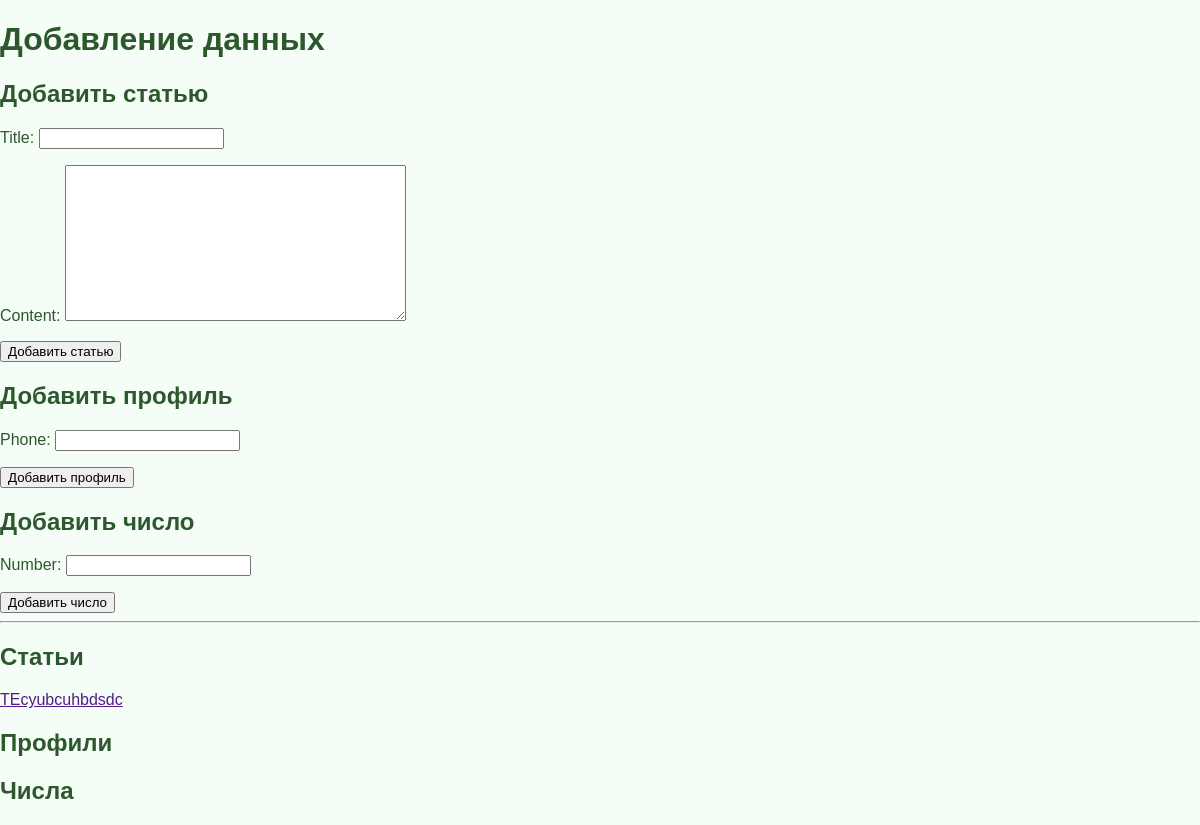
Before: /dz10/ with the older database file.
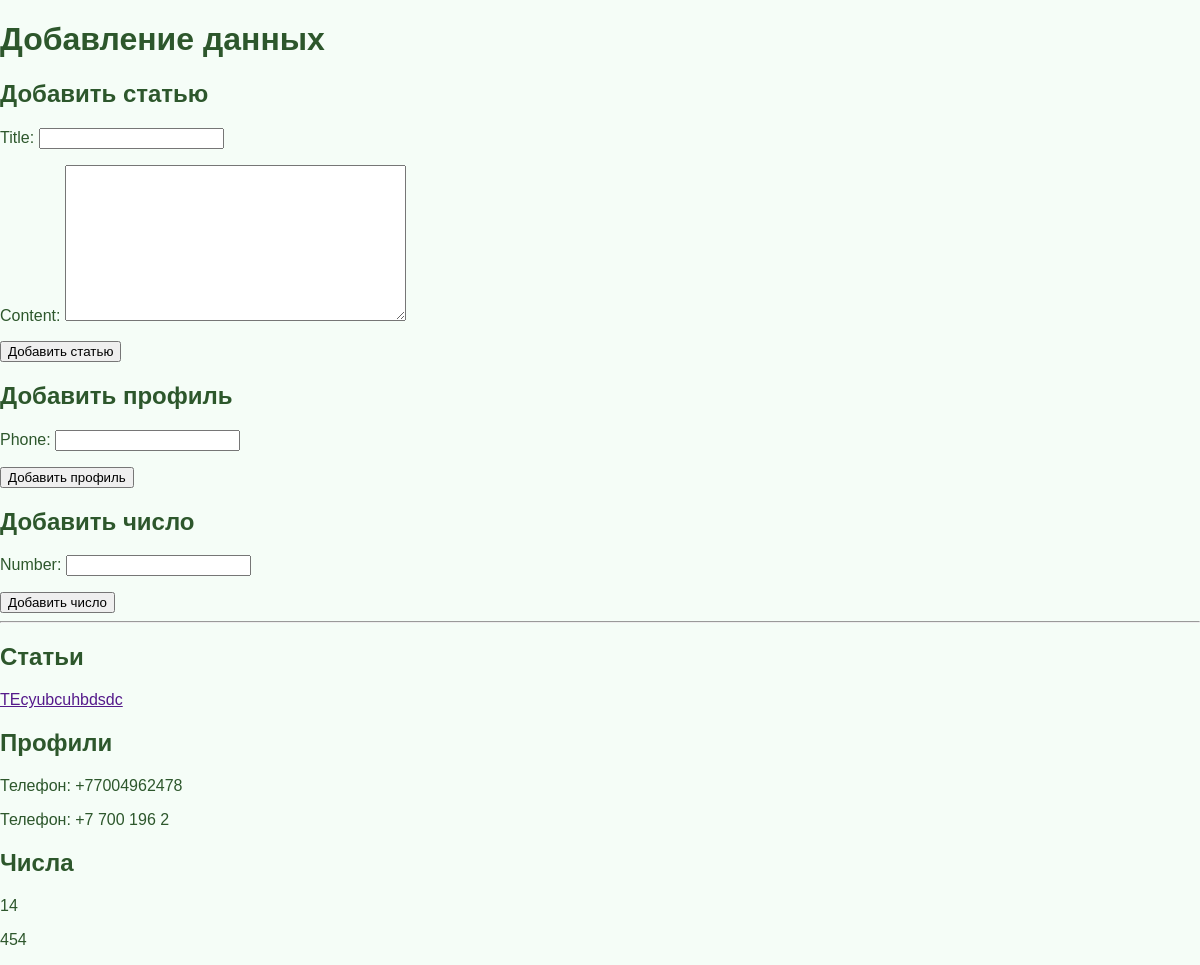
After: the same page with the newer database file.
### homework/models.py (models this page shows, shortened)
class Article(models.Model):
    title = models.CharField(max_length=200, unique=True)
    content = models.TextField()
    slug = models.SlugField(unique=True, blank=True)
    created_at = models.DateTimeField(auto_now_add=True)
    published_at = models.DateTimeField(default=timezone.now)

class Profile(models.Model):
    phone = models.CharField(max_length=12, validators=[validate_phone])

class SomeModel(models.Model):
    number = models.IntegerField(validators=[validate_positive])

### homework/views.py (the view, shortened to what this page needs)
# urls.py: path('dz10/', views.dz10, name='dz10'),
def dz10(request):
    articles = models.Article.objects.all()
    profiles = models.Profile.objects.all()
    numbers = models.SomeModel.objects.all()
    article_form = forms.ArticleForm(request.POST or None)
    profile_form = forms.ProfileForm(request.POST or None)
    number_form = forms.SomeModelForm(request.POST or None)
    return render(request, 'homework/dz10.html', {
        'articles': articles,
        'profiles': profiles,
        'numbers': numbers,
        'article_form': article_form,
        'profile_form': profile_form,
        'number_form': number_form
    })

### homework/forms.py (shortened to what this page needs)
class ArticleForm(forms.ModelForm):
    class Meta:
        model = Article
        fields = ['title', 'content']

class ProfileForm(forms.ModelForm):
    class Meta:
        model = Profile
        fields = ['phone']

### homework/templates/homework/dz10.html (shortened to what this page needs)
<!DOCTYPE html>
<html lang="ru">
<head>
    {% load static %}
    <link rel="stylesheet" href="{% static 'styles.css' %}">
</head>
<body>
    <h1>Добавление данных</h1>
    <h2>Добавить статью</h2>
    <form method="post">
        {{ article_form.as_p }}
        <button type="submit">Добавить статью</button>
    </form>
    <h2>Добавить профиль</h2>
    <form method="post">
        {{ profile_form.as_p }}
        <button type="submit">Добавить профиль</button>
    </form>
    <h2>Добавить число</h2>
    <form method="post">
        {{ number_form.as_p }}
        <button type="submit">Добавить число</button>
    </form>
    <hr>
    <h2>Статьи</h2>
    {% for article in articles %}
    <a href="{{ article.get_absolute_url }}">{{ article.title }}</a>
    <br>
    {% endfor %}
    <h2>Профили</h2>
    {% for profile in profiles %}
    <p>Телефон: {{ profile.phone }}</p>
    {% endfor %}
    <h2>Числа</h2>
    {% for number in numbers %}
    <p>{{ number.number }}</p>
    {% endfor %}
</body>
</html>

### static/styles.css (style rules this page uses)
body { font-family: Arial, sans-serif; background-color: #f5fdf7; color: #2d572c; margin: 0; padding: 0; height: 100%; }

Changed rows visible on the page:
added Profile: phone "+77004962478"
added Profile: phone "+7 700 196 2"
added SomeModel: number "14"
added SomeModel: number "454"
